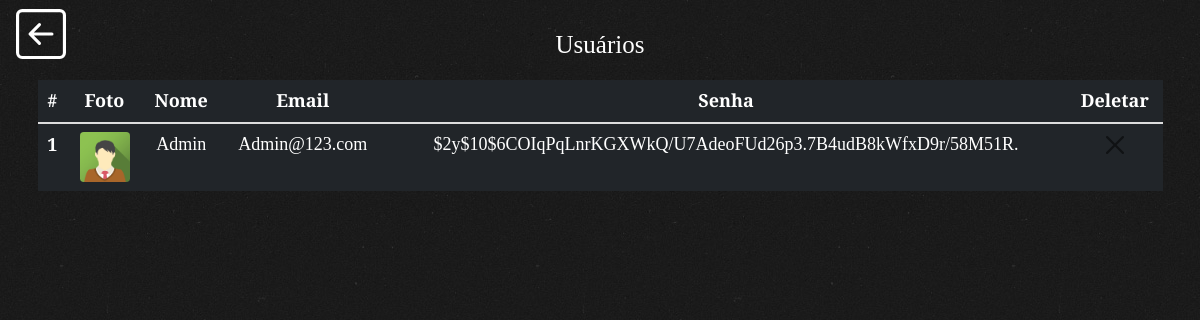
The app's page /users_list.php (signed in) with its own data.
### tables this page shows
CREATE TABLE usuarios (
  id_user INT AUTO_INCREMENT PRIMARY KEY,
  id_tipo INT,
  nome_user VARCHAR(255),
  email VARCHAR(255) UNIQUE,
  senha VARCHAR(255),
  endereco_user VARCHAR(255),
  foto_user MEDIUMBLOB,
  data_criacao TIMESTAMP DEFAULT CURRENT_TIMESTAMP,
  FOREIGN KEY (id_tipo) REFERENCES tipo_usuario(id_tipo)
);

### users_list.php (the view, shortened to what this page needs)
<!DOCTYPE HTML>
<html>
<head>
    <link rel="stylesheet" href="css/animate.css">
    <link rel="stylesheet" href="css/icomoon.css">
    <link rel="stylesheet" href="css/bootstrap.css">
    <link rel="stylesheet" href="css/flexslider.css">
    <link href="https://cdn.jsdelivr.net/npm/bootstrap@5.3.3/dist/css/bootstrap.min.css" rel="stylesheet">
    <link rel="stylesheet" href="css/style.css">
</head>
<body>
    <?php
    include("Conexão.php");
    $sql = "SELECT id_user, nome_user, email, senha FROM usuarios";
    $result = $conn->query($sql);
    ?>
    <div class="container text-center mt-5 ">
        <nav class="navbar navbar-dark fixed-top">
            <a class="navbar-brand me-auto" href="users.php">
                </a>
        </nav>
        <h1 class="text-white">Usuários</h1>
        <table class="table table-hover border-dark table-dark">
            <thead>
                <tr>
                    <th scope="col">#</th>
                    <th scope="col">Foto</th>
                    <th scope="col">Nome</th>
                    <th scope="col">Email</th>
                    <th scope="col">Senha</th>
                    <th scope="col">Deletar</th>
                </tr>
            </thead>
            <tbody class="table-group-divider ">
                <?php
                if ($result->num_rows > 0) {
                    while ($row = $result->fetch_assoc()) {
                        $id_user = $row['id_user'];
                ?>
                        <tr>
                            <th scope="row"><?php echo $id_user ?></th>
                            <td><img src="images/default_icon.png" class="rounded img-fluid" width="50"></td>
                            <td><?php echo $row['nome_user'] ?></td>
                            <td><?php echo $row['email'] ?></td>
                            <td><?php echo $row['senha'] ?></td>
                            <td>
                                <form action="php/users_del_php.php" method="post">
                                    <button type="submit" class="btn-close" aria-label="Close"></button>
                                </form>
                            </td>
                        </tr>
                <?php
                    }
                } else {
                    echo "<tr><td colspan='5'>Nenhum usuário encontrado</td></tr>";
                }
                ?>
            </tbody>
        </table>
    </div>
</body>
</html>

### css/style.css (style rules this page uses)
body { font-family: "Cormorant Garamond", Georgia, serif; font-weight: 400; font-size: 18px; line-height: 1.7; color: rgba(255, 255, 255, 0.3); background: #000 url(../images/broken_noise.png) repeat; }
a { color: #ea272d; -webkit-transition: 0.5s; -o-transition: 0.5s; transition: 0.5s; }
h1, h2, h3, h4, h5, h6, figure { color: #000; font-family: "Cormorant Garamond", Georgia, serif; font-weight: 400; margin: 0 0 20px 0; }

### records on screen
usuarios: id_user "1", nome_user "Admin", email "Admin@123.com", senha "$2y$10$6COIqPqLnrKGXWkQ/U7AdeoFUd26p3.7B4udB8kWfxD9r/58M51R."
